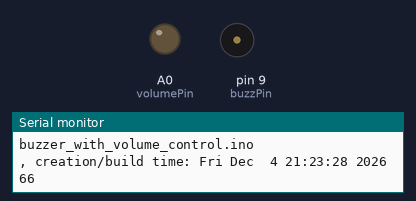
Bench run of a sketch on a simulated Arduino Uno, built with avr-gcc and run on an emulated ATmega328P. Parts: output pins drawn as LEDs (lit = HIGH), buzzer (waves = sounding), the last lines printed to the serial monitor.

Above: at 1.7 s.
At 4.73 s:
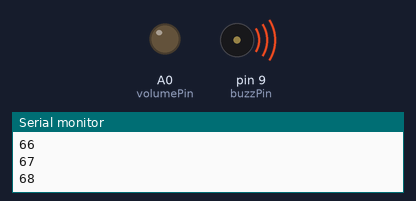
Timing chart, 0 to 5.3 s (numbered marks = the images above):
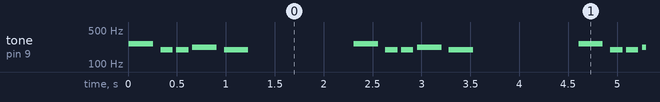

Measured:
- by itself, tone on pin 9 (buzzPin): repeats every 2.3 s: silent 0.08 s, 2 × (196 Hz 0.13 s, silent 0.04 s), 220 Hz 0.25 s, silent 0.08 s, 196 Hz 0.25 s, silent 1.1 s, 262 Hz 0.25 s

The sketch:

buzzer_with_volume_control.ino
```cpp
// (licence header left out)
// Importeer de toonhoogstes van de noten
#include "pitches.h"

// stel de variable "buzzerPin" op pin 9
int buzzPin = 9;
int volumePin = A0;

// noten van de melodie
int melody[] = {
  NOTE_C4, NOTE_G3, NOTE_G3, NOTE_A3, NOTE_G3, 0, NOTE_B3, NOTE_C4, 0
};

// duur van de noten: 4 = kwart noot, 8 = achtste noot etc.
int noteDurations[] = {
  4, 8, 8, 4, 4, 4, 4, 4, 0
};

void setup(void) {
  Serial.begin(115200);
  Serial.println(__FILE__);
  Serial.print(F(", creation/build time: "));
  Serial.println(__TIMESTAMP__);
  Serial.flush();

  pinMode(buzzPin, OUTPUT);         // stel de buzzerPin in als uitvoer
  pinMode(volumePin, OUTPUT);         // stel de volumePin in als uitvoer
}

int volume = 65;     // the range 65 to 77 wil change the volume from very low to max.
void loop() {
  volume += 1;
  Serial.println(volume);
  analogWrite(volumePin, volume);

  playMelody();                     // voer "playMelody" functie uit
  delay(1000);                     // wacht 1 seconden
  if (volume>77) volume = 65;
}

void playMelody() {

  /* stap langs alle noten in melody[]
   *
   * In de video staat hier nog sizeof(melody) Het is echter gebleken dat sizeof een verkeerde waarde
   * kan teruggeven waardoor er een geheugenfout ontstaat. Hierdoor kan de buzzer na de melodie nog
   * een bibberend geluid blijven geven. De 8 staat voor het totaal aantal noten.
   */
  for (int i=0; noteDurations[i] != 0 && melody[i] != 0; i++){  //

    // om de lengte van de noten te berekenen nemen we 1 seconden en delen deze door het type noot
    // bijv. een kwart noot = 1000 / 4, een achtste noot = 1000/8, etc.
    int noteDuration = 1000 / noteDurations[i];

    // Roep tone() aan met de huidige noot van de melodie en de lengte van de huidige noot.
    tone(buzzPin, melody[i], noteDuration);

    // om de noten te onderscheiden stellen we een minimale tijd tussen twee noten in
    // het is gebleken dat de nootlengte plus 30% goed werkt, vandaar de 1.30
    int pauseBetweenNotes = noteDuration * 1.30;

    // pauzeer voor de berekende duur
    delay(pauseBetweenNotes);

    // stop het spelen van de huidige noot
    noTone(buzzPin);
  }
}
```

pitches.h
```cpp
/*************************************************
 * Public Constants
 *************************************************/

#define NOTE_B0  31
#define NOTE_C1  33
#define NOTE_CS1 35
#define NOTE_D1  37
#define NOTE_DS1 39
#define NOTE_E1  41
#define NOTE_F1  44
#define NOTE_FS1 46
#define NOTE_G1  49
#define NOTE_GS1 52
#define NOTE_A1  55
#define NOTE_AS1 58
#define NOTE_B1  62
#define NOTE_C2  65
#define NOTE_CS2 69
#define NOTE_D2  73
#define NOTE_DS2 78
#define NOTE_E2  82
#define NOTE_F2  87
#define NOTE_FS2 93
#define NOTE_G2  98
#define NOTE_GS2 104
#define NOTE_A2  110
#define NOTE_AS2 117
#define NOTE_B2  123
#define NOTE_C3  131
#define NOTE_CS3 139
#define NOTE_D3  147
#define NOTE_DS3 156
#define NOTE_E3  165
#define NOTE_F3  175
#define NOTE_FS3 185
#define NOTE_G3  196
#define NOTE_GS3 208
#define NOTE_A3  220
#define NOTE_AS3 233
#define NOTE_B3  247
#define NOTE_C4  262
#define NOTE_CS4 277
#define NOTE_D4  294
#define NOTE_DS4 311
#define NOTE_E4  330
#define NOTE_F4  349
#define NOTE_FS4 370
#define NOTE_G4  392
#define NOTE_GS4 415
#define NOTE_A4  440
#define NOTE_AS4 466
#define NOTE_B4  494
#define NOTE_C5  523
#define NOTE_CS5 554
#define NOTE_D5  587
#define NOTE_DS5 622
#define NOTE_E5  659
#define NOTE_F5  698
#define NOTE_FS5 740
#define NOTE_G5  784
#define NOTE_GS5 831
#define NOTE_A5  880
#define NOTE_AS5 932
#define NOTE_B5  988
#define NOTE_C6  1047
#define NOTE_CS6 1109
#define NOTE_D6  1175
#define NOTE_DS6 1245
#define NOTE_E6  1319
#define NOTE_F6  1397
#define NOTE_FS6 1480
#define NOTE_G6  1568
#define NOTE_GS6 1661
#define NOTE_A6  1760
#define NOTE_AS6 1865
#define NOTE_B6  1976
#define NOTE_C7  2093
#define NOTE_CS7 2217
#define NOTE_D7  2349
#define NOTE_DS7 2489
#define NOTE_E7  2637
#define NOTE_F7  2794
#define NOTE_FS7 2960
#define NOTE_G7  3136
#define NOTE_GS7 3322
#define NOTE_A7  3520
#define NOTE_AS7 3729
#define NOTE_B7  3951
#define NOTE_C8  4186
#define NOTE_CS8 4435
#define NOTE_D8  4699
#define NOTE_DS8 4978
```
